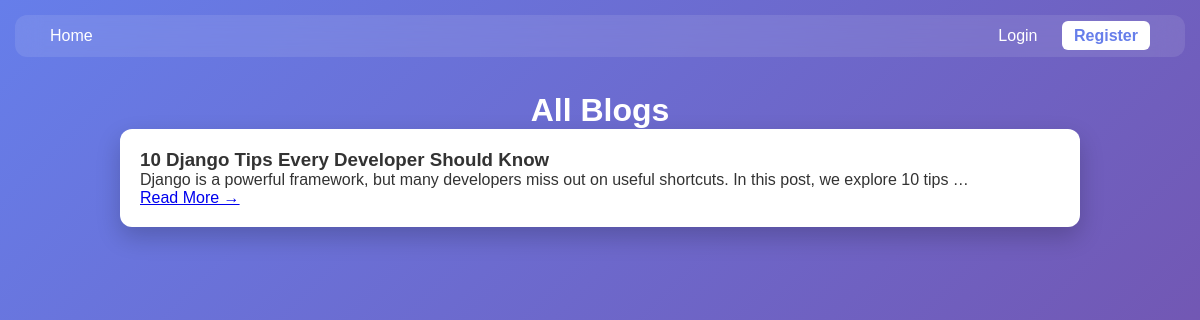
Screenshot of /blog/ with the database file from the repository.
### blog/models.py (models this page shows, shortened)
class Post(models.Model):
    author = models.ForeignKey(User, on_delete=models.CASCADE)
    title = models.CharField(max_length=255)
    content = models.TextField()
    cover_image = models.ImageField(upload_to='blog_images/', null=True, blank=True)
    category = models.ForeignKey(Category, on_delete=models.SET_NULL, null=True)
    tags = models.ManyToManyField(Tag, blank=True)
    created_at = models.DateTimeField(auto_now_add=True)
    updated_at = models.DateTimeField(auto_now=True)

### blog/views.py (the view)
# urls.py: path('', blog_list, name='blog_list'),
def blog_list(request):
    blogs = Post.objects.all().order_by('-created_at')
    author = request.GET.get('author')
    category = request.GET.get('category')
    if author:
        blogs = blogs.filter(author__username__icontains=author)
    if category:
        blogs = blogs.filter(category__id=category)
    categories = Category.objects.all()
    return render(request, 'blog/blog_list.html', {
        'blogs': blogs,
        'categories': categories
    })

### templates/blog/blog_list.html (shortened to what this page needs)
{% extends 'base.html' %}
{% block content %}
<h1 style="text-align:center;color:white;">All Blogs</h1>
<div class="grid">
    {% for blog in blogs %}
    <div class="card">
        <h3>{{ blog.title }}</h3>
        <p>{{ blog.content|truncatewords:20 }}</p>
        <a href="{% url 'blog_detail' blog.id %}">Read More →</a>
    </div>
    {% empty %}
    <p style="color:white;text-align:center;">No blogs found</p>
    {% endfor %}
</div>
{% endblock %}

### templates/base.html (style rules this page uses)
* { margin: 0; padding: 0; box-sizing: border-box; font-family: Arial, sans-serif; }
body { min-height: 100vh; background: linear-gradient(135deg, #667eea, #764ba2); color: #333; }
.card { background: white; padding: 20px; border-radius: 12px; box-shadow: 0 10px 25px rgba(0, 0, 0, 0.2); margin-bottom: 20px; transition: 0.3s; }

### rows the page displays
Post: title "10 Django Tips Every Developer Should Know", content "Django is a powerful framework, but many developers miss out on useful shortcuts. In this post, we explore 10 tips …"
